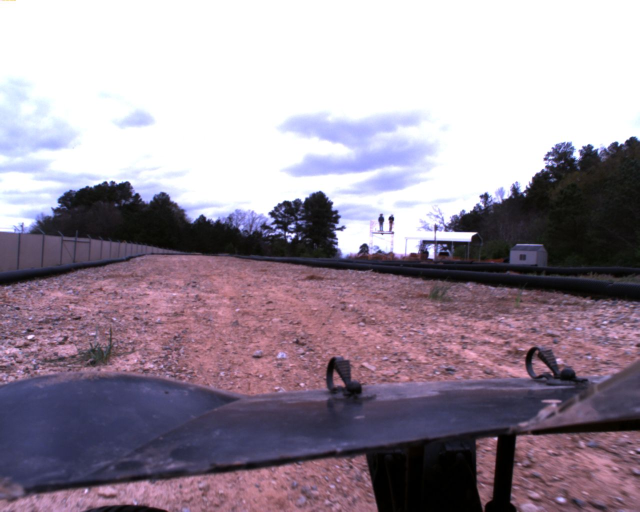
#> input picture img200.png, 1280 x 1024 px (shown at 1/2 size)
$ jupyter execute 'Road Detection DBSCAN.ipynb'   (older library calls are emulated)
#> lines starting #> are read from the running program, lines starting #| are printed output that depends on the picture; after the words box and inside, x2 and y2 are one past the last pixel; in counts of white or black regions, pixels touching at a corner belong together; long printed decimals are rounded
[cell 1]
import numpy as np
import matplotlib.pyplot as plt
from PIL import Image

[cell 2]
# Load and resize image
def load_image(filepath: str) -> np.ndarray:
    im: Image.Image = Image.open(filepath)
    (width, height) = (im.width // 4, im.height // 4)
    im_resized = im.resize((width, height))
    return np.array(im_resized)

im = load_image('img200.png')
#> in load_image, im is the input picture: PIL image 1280x1024 RGB; mean R, G, B 155.4, 143.1, 156.5
print('Dimensions: ', im.shape)
#| Dimensions:  (256, 320, 3)

[cell 3]
plt.imshow(im)
plt.show()

[cell 4]
# From the other images, it seems like the road is mainly in the two-thirds of the image. Let's just crop it to that.
im_crop = im[im.shape[0] // 3:, :]
plt.imshow(im_crop)
plt.show()

[cell 5]
# Use histogram equalization to increase the image's contrast
from skimage import exposure
im_eq = exposure.equalize_hist(im_crop)
plt.imshow(im_eq)
plt.show()

[cell 6]
# Blur the image to make the road look more even
from scipy.ndimage import gaussian_filter
im_blur = gaussian_filter(im_eq, sigma=3)
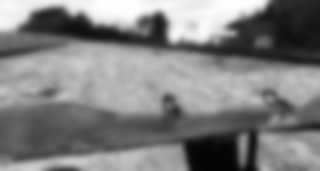
#> im_blur: shape (171, 320, 3) float64; mean of channels 0, 1, 2 0.504, 0.504, 0.504; drawn as R, G, B
plt.imshow(im_blur)
plt.show()

[cell 7]
# Reshape the image into NxD array
im_flat = im_blur.reshape(-1, 3)
print('Shape of flattened image:', im_flat.shape)
#| Shape of flattened image: (54720, 3)

[cell 8]
# This paper suggests choosing epsilon based on the distance of the 3rd nearest neighbor
# https://iopscience.iop.org/article/10.1088/1755-1315/31/1/012012/pdfhttps://iopscience.iop.org/article/10.1088/1755-1315/31/1/012012/pdf
from sklearn.neighbors import NearestNeighbors
nbrs = NearestNeighbors(n_neighbors=3).fit(im_flat)
distances, indices = nbrs.kneighbors(im_flat)
distances = distances[:, 2]
distances = np.sort(distances, axis=0)
eps = distances[-3]
#> eps = 0.000999
print('Suggested epsilon value:', eps)
#| Suggested epsilon value: 0.0009985

[cell 9]
# Use OPTICS clustering algorithm
from sklearn.cluster import DBSCAN
clustering = DBSCAN(eps=eps, min_samples=40).fit(im_flat)
labels = clustering.labels_

[cell 10]
unique_labels = np.unique(labels)
#> unique_labels = 52 values from -1 to 50
print('Number of unique labels:', len(unique_labels))
#| Number of unique labels: 52
print('Labels:', unique_labels)
#| Labels: [-1  0  1  2  3  4  5  6  7  8  9 10 11 12 13 14 15 16 17 18 19 20 21 22
#|  23 24 25 26 27 28 29 30 31 32 33 34 35 36 37 38 39 40 41 42 43 44 45 46
#|  47 48 49 50]

[cell 11]
counts = []
for label in unique_labels:
    counts.append(len(labels[labels == label]))
#> this loop made 52 passes
#> after the loop, counts = 52 values, max 19293 at index 6, min 25 at index 51, mean 1052.3
ind_max = np.argmax(counts)
#> ind_max = 6
print('Total labels', len(unique_labels))
#| Total labels 52
print(unique_labels[ind_max], counts[ind_max])
#| 5 19293
max_label = unique_labels[ind_max]
#> max_label = 5

[cell 12]
im_clustered = np.zeros(im_flat.shape[0], dtype='float64')
im_clustered[labels == max_label] = 1
im_clustered = im_clustered.reshape(im_blur.shape[:2])
plt.imshow(im_clustered)
plt.title('White = Road cluster')
plt.show()

[cell 13]
# Find the connected components
from skimage import measure
all_labels = measure.label(im_clustered, background=0)
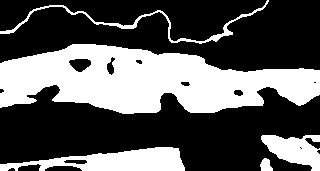
#> im_clustered: shape (171, 320) float64; values 0 (black) and 1 (white), 35.3% white; 5 white regions, box (x1, y1, x2, y2) and area: (0, 44, 320, 114) 14392, (0, 147, 185, 171) 2562, (261, 135, 320, 171) 1311, (0, 0, 269, 44) 907, (260, 158, 273, 171) 121
plt.imshow(all_labels)

[cell 14]
def get_largest_label(labels: np.ndarray) -> int:
    uniques = np.unique(labels)
    sizes = []
    for u in uniques:
        sizes.append(len(labels[labels==u]))
    print(sizes)
    size = np.sort(sizes)[-2]
    ind_max = np.argwhere(sizes == size)
    return uniques[ind_max].reshape(-1)[0]

largest_label = get_largest_label(all_labels)
#> in get_largest_label, `uniques = np.unique(labels)`: labels: shape (171, 320) int64; 6 distinct labels, from 0 to 5
#| [35427, 907, 14392, 1311, 2562, 121]
#> largest_label = 2
mask = np.zeros(all_labels.shape)
mask[all_labels == largest_label] = 1
plt.imshow(mask)
plt.show()

[cell 15]
# Assume the road fills from the bottom of the image
from skimage.segmentation import flood_fill
print(mask.shape[0])
mask = flood_fill(mask, (mask.shape[0] - 1, 0), 1)
plt.imshow(mask)
plt.show()

[cell 16]
from skimage.morphology import binary_closing
#https://stackoverflow.com/questions/58348401/numpy-array-filled-in-diamond-shape
def diamond(n):
    a = np.arange(n)
    b = np.minimum(a,a[::-1])
    return ((b[:,None]+b)>=(n-1)//2).astype(np.int)
kernel = diamond(9)
closed = binary_closing(mask, kernel)
plt.imshow(closed)
plt.show()

[cell 17]
import numpy as np
import matplotlib.pyplot as plt
from PIL import Image
from skimage import exposure
from sklearn.neighbors import NearestNeighbors
from sklearn.cluster import DBSCAN
from scipy.ndimage import gaussian_filter
from skimage import measure
from skimage.segmentation import flood_fill
from skimage.morphology import binary_closing

class RoadDetection:
    def __init__(self, im: np.ndarray):
        self.im = im
        self.processed_im = self.__preprocess(im)
        self.road_mask = self.__segment_road(self.processed_im)

    def __preprocess(self, im: np.ndarray) -> np.ndarray:
        # Crop
        im_crop = im[im.shape[0] // 3:, :]

        # Use histogram equalization to increase the image's contrast
        im_eq = exposure.equalize_hist(im_crop)

        # Blur the image to make the road look more even
        im_blur = gaussian_filter(im_eq, sigma=3)
        return im_blur

    def __get_largest_label(self, labels: np.ndarray) -> int:
        uniques = np.unique(labels)
        sizes = []
        for u in uniques:
            sizes.append(len(labels[labels==u]))
        size = np.sort(sizes)[-2]
        ind_max = np.argwhere(sizes == size)
        return uniques[ind_max].reshape(-1)[0]

    def __gaussian2D(self, height: int, width: int, sigma_x: float, sigma_y: float) -> np.ndarray:
        h_range = height / width
        w_range = 1
        x = np.linspace(-w_range, w_range, width)
        y = np.linspace(-h_range, h_range, height)
        x, y = np.meshgrid(x, y)
        z = (1/(2*np.pi*sigma_x*sigma_y) * np.exp(-(x**2/(2*sigma_x**2)
        + y**2/(2*sigma_y**2))))
        z_norm = z / np.sum(z)
        return z_norm

    def __diamond(self, n):
        a = np.arange(n)
        b = np.minimum(a,a[::-1])
        return ((b[:,None]+b)>=(n-1)//2).astype(np.int)

    def __segment_road(self, im: np.ndarray) -> np.ndarray:
        # Reshape the image into NxD array
        im_flat = im.reshape(-1, 3)
        # This paper suggests choosing epsilon based on the distance of the 3rd nearest neighbor
        # https://iopscience.iop.org/article/10.1088/1755-1315/31/1/012012/pdfhttps://iopscience.iop.org/article/10.1088/1755-1315/31/1/012012/pdf
        nbrs = NearestNeighbors(n_neighbors=3).fit(im_flat)
        distances, indices = nbrs.kneighbors(im_flat)
        distances = distances[:, 2]
        distances = np.sort(distances, axis=0)
        eps = distances[-3]

        # Use DBSCAN clustering algorithm
        clustering = DBSCAN(eps=eps, min_samples=40).fit(im_flat)
        labels = clustering.labels_

        # Find label that has a lot of its points in the middle of the image
        unique_labels = np.unique(labels)
        label_total_prob = []
        gaussian2D = self.__gaussian2D(im.shape[0], im.shape[1], sigma_x=0.5, sigma_y=0.3).reshape(-1)
        for label in unique_labels:
            im_cluster = np.zeros(im_flat.shape[0], dtype='float64')
            im_cluster[labels == label] = 1
            prob_2d = im_cluster * gaussian2D
            total_prob = np.sum(prob_2d)
            label_total_prob.append(total_prob)
        ind_max = np.argmax(label_total_prob)
        max_label = unique_labels[ind_max]

        im_clustered = np.zeros(im_flat.shape[0], dtype='float64')
        im_clustered[labels == max_label] = 1
        im_clustered = im_clustered.reshape(self.processed_im.shape[:2])

        # Find the connected components
        all_labels = measure.label(im_clustered, background=0)

        # Find the largest connected component and make a road mask
        largest_label = self.__get_largest_label(all_labels)
        mask = np.zeros(all_labels.shape)
        mask[all_labels == largest_label] = 1

        # [8 lines of commented-out code are left out]
        kernel = self.__diamond(17)
        closed = binary_closing(mask, kernel)

        # Put the segmentation on an image of the original size
        im_uncrop = np.zeros(self.im.shape[:2])
        im_uncrop[(self.im.shape[0] // 3):, :] = closed
        return im_uncrop

[cell 18]
# Load and resize image
def load_image(filepath: str) -> np.ndarray:
    im: Image.Image = Image.open(filepath)
    (width, height) = (im.width // 4, im.height // 4)
    im_resized = im.resize((width, height))
    return np.array(im_resized)

# im = load_image('img200.png')
im = load_image('images/img3504.png')
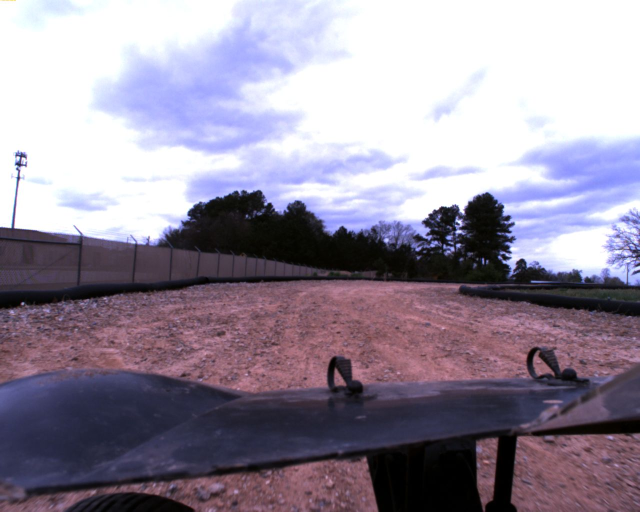
#> input picture images/img3504.png, 1280 x 1024 px (shown at 1/2 size)
#> in load_image, im is the input picture: PIL image 1280x1024 RGB; mean R, G, B 149, 140.3, 156.8
im_RoadData = RoadDetection(im)
#> in __preprocess, `im_blur = gaussian_filter(im_eq, sigma=3)`:
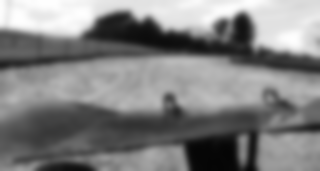
#> im_blur: shape (171, 320, 3) float64; mean of channels 0, 1, 2 0.505, 0.505, 0.505; drawn as R, G, B
#> in __segment_road, `eps = distances[-3]`: eps = 0.00106
#> in __segment_road, `unique_labels = np.unique(labels)`: unique_labels = 65 values from -1 to 63
#> the loop in __segment_road, `for label in unique_labels:` made 65 passes
#> total_prob on passes 1 to 12: 0.0507, 0.0581, 0.00277, 0.00062, 0.000293, 0.409, 0.00782, 0.0053, 0.00484, 0.00336, 0.326, 0.00299
#> after the loop in __segment_road, `for label in unique_labels:`: label_total_prob = 65 values, max 0.409 at index 5, min 8.72e-05 at index 59, mean 0.0154
#> in __segment_road, `ind_max = np.argmax(label_total_prob)`: ind_max = 5
#> in __segment_road, `max_label = unique_labels[ind_max]`: max_label = 4
#> in __segment_road, `all_labels = measure.label(im_clustered, background=0)`: im_clustered: shape (171, 320) float64; values 0 (black) and 1 (white), 31.1% white; 14 white regions (6 under 20 px), largest, box (x1, y1, x2, y2) and area: (0, 56, 320, 118) 12333, (260, 134, 320, 171) 2080, (97, 148, 186, 171) 1339
#> in __get_largest_label, `uniques = np.unique(labels)`:
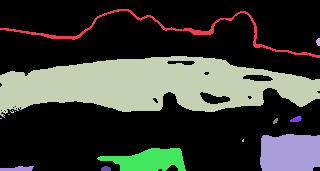
#> labels: shape (171, 320) int64; 15 distinct labels, from 0 to 14; one colour per label, 0 black
#> in __init__, `self.road_mask = self.__segment_road(self.processed_im)`: self.road_mask: shape (256, 320) float64; values 0 (black) and 1 (white), 15.8% white; 1 white region, box (x1, y1, x2, y2) and area: (0, 141, 320, 203) 12982

[cell 19]
plt.imshow(im_RoadData.road_mask)

[cell 20]
import glob
from tqdm import tqdm

image_names = glob.glob('images/img*.png')
image_mats = []
road_data = []

for image in tqdm(image_names):
    im = load_image(image)
#> call 2 of load_image, with filepath = 'images/img1206.png'
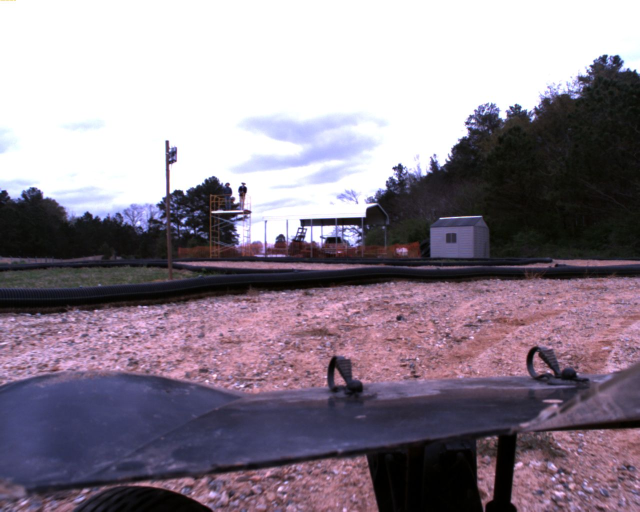
#> input picture images/img1206.png, 1280 x 1024 px (shown at 1/2 size)
#> in load_image, im is the input picture: PIL image 1280x1024 RGB; mean R, G, B 141.7, 130.5, 143.3
    image_mats.append(im)
    im_RoadData = RoadDetection(im)
#> in __preprocess (call 2), `im_blur = gaussian_filter(im_eq, sigma=3)`:
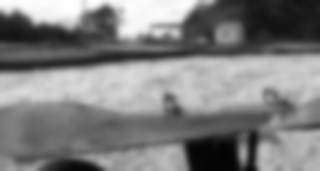
#> im_blur: shape (171, 320, 3) float64; mean of channels 0, 1, 2 0.503, 0.503, 0.503; drawn as R, G, B
#> the loop in __segment_road (call 2), `for label in unique_labels:` made 61 passes
#> total_prob on passes 1 to 12: 0.0386, 0.017, 0.000311, 0.0016, 0.000812, 0.000506, 0.399, 0.00337, 0.00152, 0.302, 0.0762, 0.00499
#> in __segment_road (call 2), `all_labels = measure.label(im_clustered, background=0)`: im_clustered: shape (171, 320) float64; values 0 (black) and 1 (white), 30.4% white; 7 white regions (2 under 20 px), largest, box (x1, y1, x2, y2) and area: (0, 56, 320, 113) 12620, (259, 132, 320, 171) 1831, (0, 0, 213, 40) 1162, (126, 147, 181, 171) 937, (99, 158, 113, 166) 86
#> in __get_largest_label (call 2), `uniques = np.unique(labels)`:
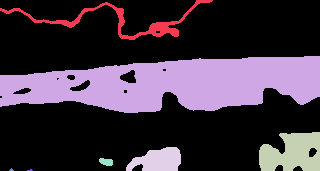
#> labels: shape (171, 320) int64; 8 distinct labels, from 0 to 7; one colour per label, 0 black
#> in __init__ (call 2), `self.road_mask = self.__segment_road(self.processed_im)`:
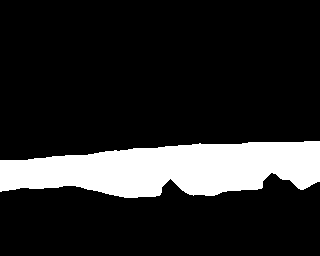
#> self.road_mask: shape (256, 320) float64; values 0 (black) and 1 (white), 16% white; 1 white region, box (x1, y1, x2, y2) and area: (0, 141, 320, 198) 13088
    road_data.append(im_RoadData)
#> pass 2 of the loop `for image in tqdm(image_names):`:
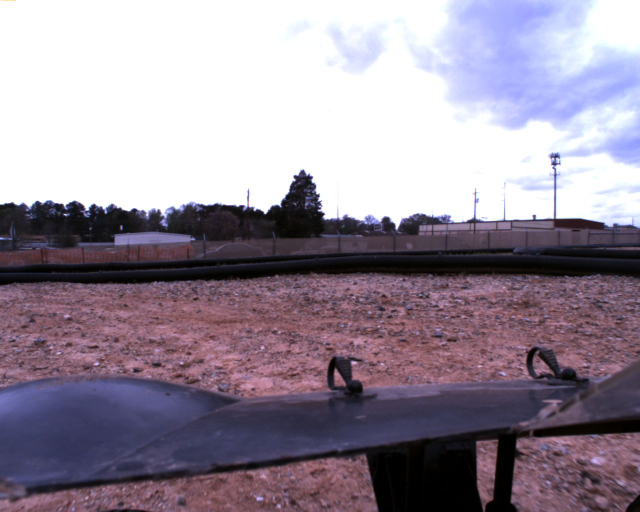
#> input picture images/img16.png, 1280 x 1024 px (shown at 1/2 size)
#> in load_image, im is the input picture: PIL image 1280x1024 RGB; mean R, G, B 151.1, 140.6, 154.7
#> in __segment_road (call 3), `eps = distances[-3]`: eps = 0.00135
#> in __segment_road (call 3), `unique_labels = np.unique(labels)`: unique_labels = [-1, 0, 1, 2, 3, 4, 5, 6, 7, 8, 9, 10]
#> the loop in __segment_road (call 3), `for label in unique_labels:` made 12 passes
#> total_prob on passes 1 to 8: 0.039, 0.0337, 0.00218, 0.9, 0.0036, 0.000896, 0.0018, 0.00442
#> after the loop in __segment_road (call 3), `for label in unique_labels:`: label_total_prob = [0.039, 0.0337, 0.00218, 0.9, 0.0036, 0.000896, 0.0018, 0.00442, 0.000257, 0.0013, 0.00135, 0.0113]
#> in __segment_road (call 3), `ind_max = np.argmax(label_total_prob)`: ind_max = 3
#> in __segment_road (call 3), `max_label = unique_labels[ind_max]`: max_label = 2
#> in __segment_road (call 3), `all_labels = measure.label(im_clustered, background=0)`:
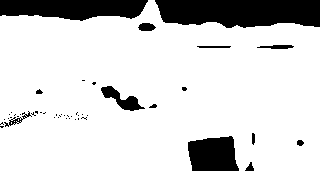
#> im_clustered: shape (171, 320) float64; values 0 (black) and 1 (white), 83.6% white; 47 black regions (34 under 20 px), largest, box (x1, y1, x2, y2) and area: (155, 0, 320, 28) 3974, (0, 0, 148, 21) 2444, (188, 136, 239, 171) 1488
#> in __init__ (call 3), `self.road_mask = self.__segment_road(self.processed_im)`:
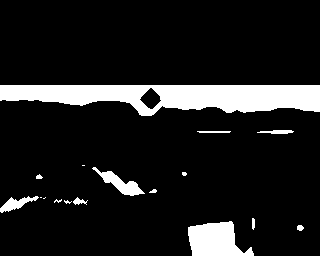
#> self.road_mask: shape (256, 320) float64; values 0 (black) and 1 (white), 11.6% white; 17 white regions (6 under 20 px), largest, box (x1, y1, x2, y2) and area: (0, 85, 320, 116) 6738, (188, 221, 254, 256) 1584, (92, 167, 145, 196) 502
#> pass 3 of the loop `for image in tqdm(image_names):`:
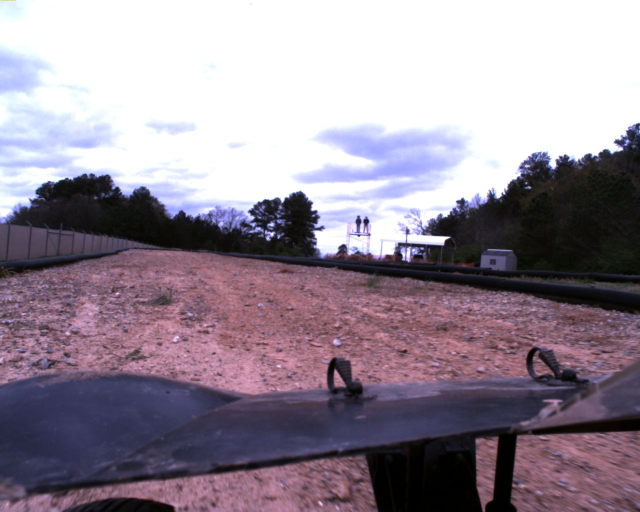
#> input picture images/img1765.png, 1280 x 1024 px (shown at 1/2 size)
#> in load_image, im is the input picture: PIL image 1280x1024 RGB; mean R, G, B 149.4, 138.1, 151.1
#> in __init__ (call 4), `self.road_mask = self.__segment_road(self.processed_im)`:
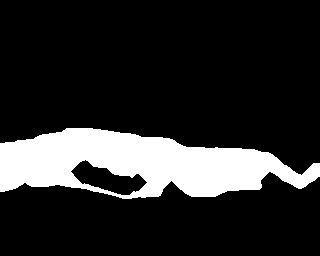
#> self.road_mask: shape (256, 320) float64; values 0 (black) and 1 (white), 16.5% white; 1 white region, box (x1, y1, x2, y2) and area: (0, 128, 320, 199) 13524
#> the loop made 4 passes; the first 3 are shown

[cell 21]
import matplotlib.pyplot as plt
import copy

fig, ax = plt.subplots(len(image_names), 2)
fig.set_figheight(20)
fig.set_figwidth(10)
for r in range(len(image_names)):
    ax[r, 0].set_title(image_names[r])
    ax[r, 0].imshow(image_mats[r])
    ax[r, 0].axis('off')

    im_road = copy.copy(image_mats[r])
    im_road[road_data[r].road_mask == 1] = [255, 0, 0]
    ax[r, 1].set_title('Segmentation')
    ax[r, 1].imshow(im_road)
    ax[r, 1].axis('off')

plt.tight_layout()
plt.show()
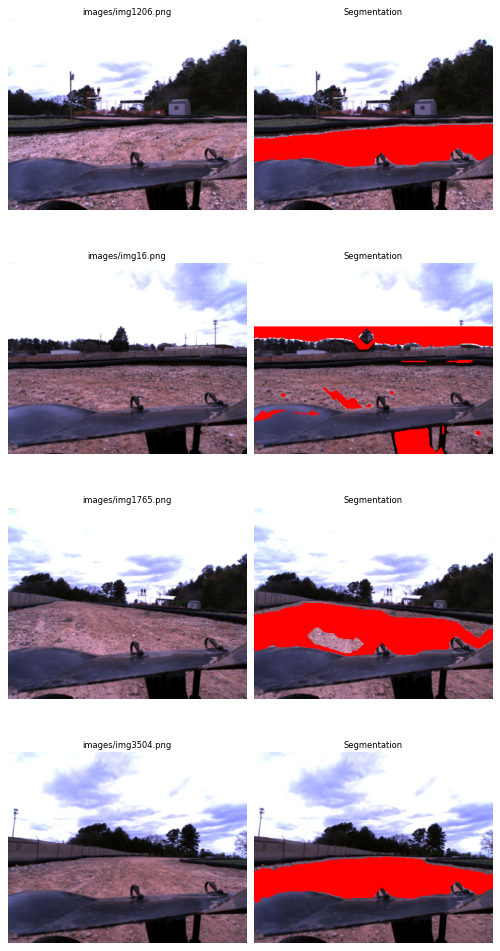
#> figure drawn by matplotlib, 8 panels
